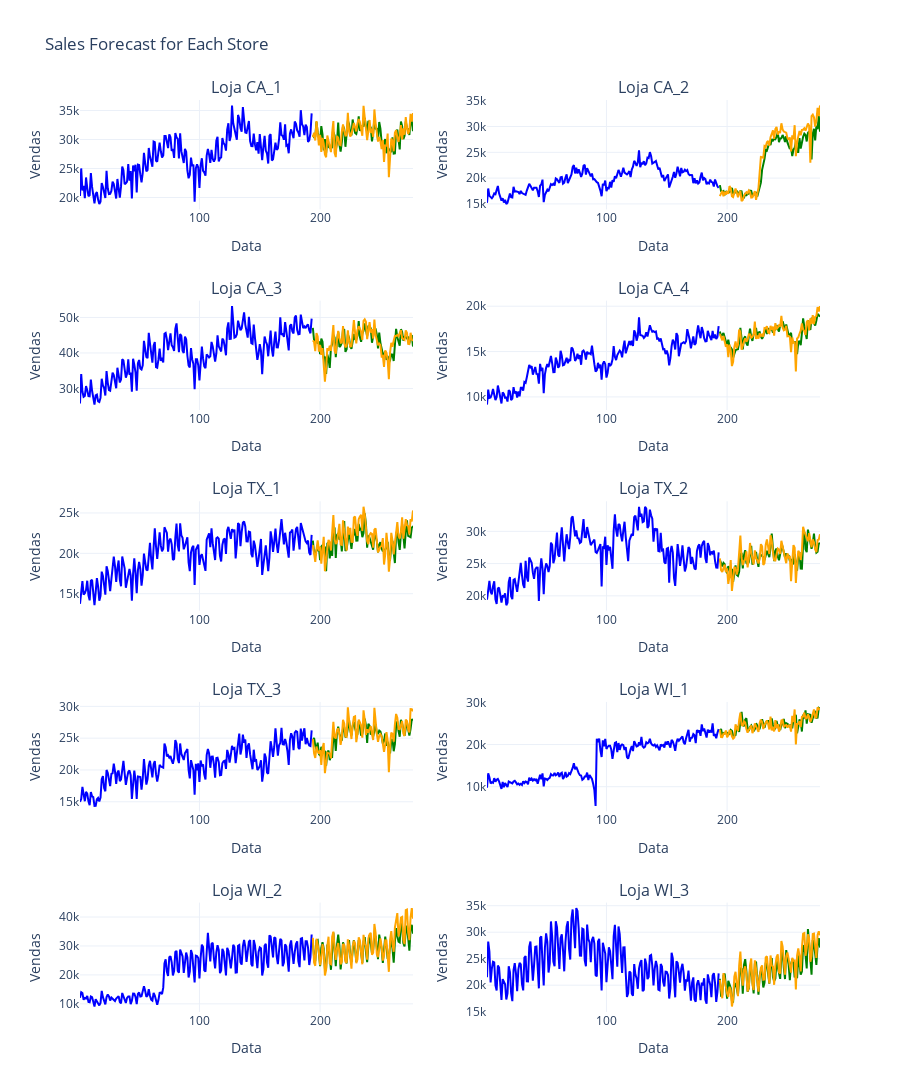

Here is the notebook cell this chart was saved with:
### Code cell
modelos_por_loja = {}
tempos_treinamento = {}
tempos_previsao = {}

# Create a figure
fig = make_subplots(rows=5, cols=2, subplot_titles=[f'Loja {loja}' for loja in lojas_relevantes_m5])

df_resultado_loja = pd.DataFrame(columns=['Data', 'Loja', 'Real', 'Previsto'])
df_resultado_tempo = pd.DataFrame(columns=['Loja', 'Treino', 'Previsao'])

for i, loja in enumerate(lojas_relevantes_m5):

    df_loja = df_m5[df_m5['Loja'] == loja]
    df_loja_grouped = df_loja.groupby('Data')['Vendas'].sum().reset_index()

    df_loja_grouped.set_index('Data', inplace=True)
    
    train, test, scaler = preprocess_data_LSTM(
        df_loja_grouped['Vendas'].values, train_size_ratio=0.7
    )

    # Definir o look_back
    look_back = 10

    # Criar conjuntos de treinamento e teste
    X_train, y_train = create_dataset_LSTM(train, look_back)
    extended_test = np.concatenate([train[-look_back:], test])
    X_test, y_test = create_dataset_LSTM(extended_test, look_back)

    # Ajustar o formato para [amostras, passos de tempo, características]
    X_train = np.reshape(X_train, (X_train.shape[0], 1, X_train.shape[1]))
    X_test = np.reshape(X_test, (X_test.shape[0], 1, X_test.shape[1]))

    # Criar e treinar o modelo
    start_train_time = time.time()
    model, history = create_and_train_model_LSTM(X_train, y_train, look_back, epochs=1000)
    end_train_time = time.time()
    train_time = end_train_time - start_train_time
    tempos_treinamento[loja] = train_time

    # Realizar previsões no conjunto de teste
    start_forecast_time = time.time()
    test_predict = model.predict(X_test)
    end_forecast_time = time.time()
    forecast_time = end_forecast_time - start_forecast_time
    tempos_previsao[loja] = forecast_time

    # Reverter a normalização das previsões e dos valores reais
    test_predict_original = scaler.inverse_transform(test_predict).flatten()
    y_test_original = scaler.inverse_transform(y_test.reshape(-1, 1)).flatten()

    # Garantir que os índices estão corretos
    test_index = df_loja_grouped.index[-len(y_test):]  # Ajustado para corresponder ao conjunto de teste
    train_index = df_loja_grouped.index[:len(train)]

    df_resultado_loja = pd.concat([df_resultado_loja, pd.DataFrame({
        'Data': test_index,
        'Loja': loja,
        'Real': y_test_original,
        'Previsto': test_predict_original
    })])

    df_resultado_tempo = pd.concat([df_resultado_tempo, pd.DataFrame({
        'Loja': [loja],
        'Treino': [train_time],
        'Previsao': [forecast_time]
    })], ignore_index=True)

    # Add traces for train, test, and forecast
    fig.add_trace(go.Scatter(x=train_index, y=scaler.inverse_transform(train).flatten(), mode='lines', name='Treino', line=dict(color='blue')), row=i//2+1, col=i%2+1)
    fig.add_trace(go.Scatter(x=test_index, y=test_predict_original, mode='lines', name='Previsto', line=dict(color='green')), row=i//2+1, col=i%2+1)
    fig.add_trace(go.Scatter(x=test_index, y=y_test_original, mode='lines', name='Real', line=dict(color='orange')), row=i//2+1, col=i%2+1)
    
    # Update layout for each subplot
    fig.update_xaxes(title_text='Data', row=i//2+1, col=i%2+1)
    fig.update_yaxes(title_text='Vendas', row=i//2+1, col=i%2+1)

# Update layout for the entire figure
fig.update_layout(
    title='Sales Forecast for Each Store',
    height=1500,
    showlegend=False,
    template='plotly_white'
)

# Salvar o dataframe em um arquivo CSV
df_resultado_loja.to_csv('Resultados/Previsao/M5/Loja/LSMT.csv', index=False)
df_resultado_tempo.to_csv('Resultados/Tempo/M5/Loja/LSMT.csv', index=False)
# Show the figure
fig.show()

# Print training and forecasting times
print("Tempos de treinamento por loja:", tempos_treinamento)
print("Tempos de previsão por loja:", tempos_previsao)
